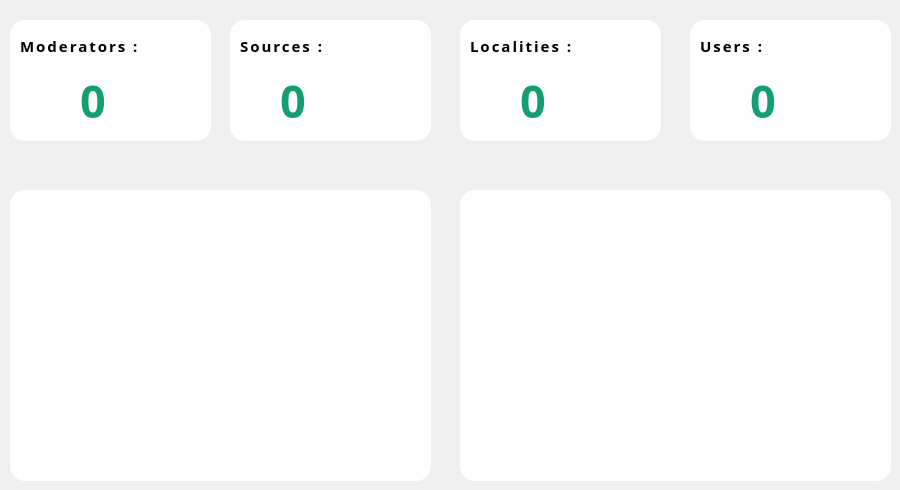
      <widget class="QWidget" name="page_3">
       <widget class="QLabel" name="label_piechart">
        <property name="geometry">
         <rect>
          <x>460</x>
          <y>190</y>
          <width>431</width>
          <height>291</height>
         </rect>
        </property>
        <property name="styleSheet">
         <string notr="true">background-color: rgb(255, 255, 255);
border-radius:15px;</string>
        </property>
        <property name="text">
         <string/>
        </property>
       </widget>
       <widget class="QLabel" name="label_barchart">
        <property name="geometry">
         <rect>
          <x>10</x>
          <y>190</y>
          <width>421</width>
          <height>291</height>
         </rect>
        </property>
        <property name="styleSheet">
         <string notr="true">background-color: rgb(255, 255, 255);
border-radius:15px;</string>
        </property>
        <property name="text">
         <string/>
        </property>
       </widget>
       <widget class="QLabel" name="label_13">
        <property name="geometry">
         <rect>
          <x>10</x>
          <y>20</y>
          <width>201</width>
          <height>121</height>
         </rect>
        </property>
        <property name="styleSheet">
         <string notr="true">background-color: rgb(255, 255, 255);
border-radius:15px;</string>
        </property>
        <property name="text">
         <string/>
        </property>
       </widget>
       <widget class="QLabel" name="label_numberOfModerators">
        <property name="geometry">
         <rect>
          <x>80</x>
          <y>70</y>
          <width>71</width>
          <height>61</height>
         </rect>
        </property>
        <property name="font">
         <font>
          <family>Arial Rounded MT Bold</family>
          <pointsize>34</pointsize>
          <bold>true</bold>
         </font>
        </property>
        <property name="styleSheet">
         <string notr="true">color: rgb(19, 158, 116);
background-color:white;</string>
        </property>
        <property name="text">
         <string>0</string>
        </property>
       </widget>
       <widget class="QLabel" name="label_16">
        <property name="geometry">
         <rect>
          <x>20</x>
          <y>30</y>
          <width>131</width>
          <height>31</height>
         </rect>
        </property>
        <property name="font">
         <font>
          <family>Arial Rounded MT Bold</family>
          <pointsize>11</pointsize>
          <bold>true</bold>
         </font>
        </property>
        <property name="styleSheet">
         <string notr="true">letter-spacing:2px;
background-color:white;</string>
        </property>
        <property name="text">
         <string>Moderators :</string>
        </property>
       </widget>
       <widget class="QLabel" name="label_12">
        <property name="geometry">
         <rect>
          <x>230</x>
          <y>20</y>
          <width>201</width>
          <height>121</height>
         </rect>
        </property>
        <property name="styleSheet">
         <string notr="true">background-color: rgb(255, 255, 255);
border-radius:15px;</string>
        </property>
        <property name="text">
         <string/>
        </property>
       </widget>
       <widget class="QLabel" name="label_11">
        <property name="geometry">
         <rect>
          <x>460</x>
          <y>20</y>
          <width>201</width>
          <height>121</height>
         </rect>
        </property>
        <property name="styleSheet">
         <string notr="true">background-color: rgb(255, 255, 255);
border-radius:15px;</string>
        </property>
        <property name="text">
         <string/>
        </property>
       </widget>
       <widget class="QLabel" name="label_14">
        <property name="geometry">
         <rect>
          <x>690</x>
          <y>20</y>
          <width>201</width>
          <height>121</height>
         </rect>
        </property>
        <property name="styleSheet">
         <string notr="true">background-color: rgb(255, 255, 255);
border-radius:15px;</string>
        </property>
        <property name="text">
         <string/>
        </property>
       </widget>
       <widget class="QLabel" name="label_18">
        <property name="geometry">
         <rect>
          <x>240</x>
          <y>30</y>
          <width>101</width>
          <height>31</height>
         </rect>
        </property>
        <property name="font">
         <font>
          <family>Arial Rounded MT Bold</family>
          <pointsize>11</pointsize>
          <bold>true</bold>
         </font>
        </property>
        <property name="styleSheet">
         <string notr="true">letter-spacing:2px;
background-color:white;</string>
        </property>
        <property name="text">
         <string>Sources :</string>
        </property>
       </widget>
       <widget class="QLabel" name="label_17">
        <property name="geometry">
         <rect>
          <x>470</x>
          <y>30</y>
          <width>111</width>
          <height>31</height>
         </rect>
        </property>
        <property name="font">
         <font>
          <family>Arial Rounded MT Bold</family>
          <pointsize>11</pointsize>
          <bold>true</bold>
         </font>
        </property>
        <property name="styleSheet">
         <string notr="true">letter-spacing:2px;
background-color:white;</string>
        </property>
        <property name="text">
         <string>Localities :</string>
        </property>
       </widget>
       <widget class="QLabel" name="label_15">
        <property name="geometry">
         <rect>
          <x>700</x>
          <y>30</y>
          <width>81</width>
          <height>31</height>
         </rect>
        </property>
        <property name="font">
         <font>
          <family>Arial Rounded MT Bold</family>
          <pointsize>11</pointsize>
          <bold>true</bold>
         </font>
        </property>
        <property name="styleSheet">
         <string notr="true">letter-spacing:2px;
background-color:white;</string>
        </property>
        <property name="text">
         <string>Users :</string>
        </property>
       </widget>
       <widget class="QLabel" name="label_numberOfUsers">
        <property name="geometry">
         <rect>
          <x>750</x>
          <y>70</y>
          <width>71</width>
          <height>61</height>
         </rect>
        </property>
        <property name="font">
         <font>
          <family>Arial Rounded MT Bold</family>
          <pointsize>34</pointsize>
          <bold>true</bold>
         </font>
        </property>
        <property name="styleSheet">
         <string notr="true">color: rgb(19, 158, 116);
background-color:white;</string>
        </property>
        <property name="text">
         <string>0</string>
        </property>
       </widget>
       <widget class="QLabel" name="label_numberOfLocalities">
        <property name="geometry">
         <rect>
          <x>520</x>
          <y>70</y>
          <width>81</width>
          <height>61</height>
         </rect>
        </property>
        <property name="font">
         <font>
          <family>Arial Rounded MT Bold</family>
          <pointsize>34</pointsize>
          <bold>true</bold>
         </font>
        </property>
        <property name="styleSheet">
         <string notr="true">color: rgb(19, 158, 116);
background-color:white;</string>
        </property>
        <property name="text">
         <string>0</string>
        </property>
       </widget>
       <widget class="QLabel" name="label_numberOfSources">
        <property name="geometry">
         <rect>
          <x>280</x>
          <y>70</y>
          <width>81</width>
          <height>61</height>
         </rect>
        </property>
        <property name="font">
         <font>
          <family>Arial Rounded MT Bold</family>
          <pointsize>34</pointsize>
          <bold>true</bold>
         </font>
        </property>
        <property name="styleSheet">
         <string notr="true">color: rgb(19, 158, 116);
background-color:white;</string>
        </property>
        <property name="text">
         <string>0</string>
        </property>
       </widget>
      </widget>
